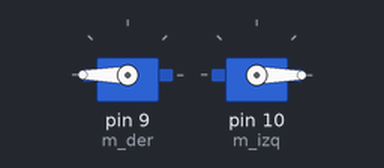
Recording of a sketch running on a simulated Arduino Uno, built with avr-gcc and run on an emulated ATmega328P. Shown: 2 × servo.

Above: at 0.05 s.
At 3.1 s:
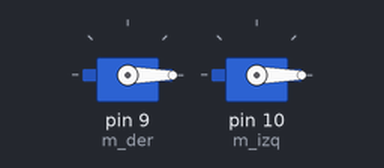
At 6.2 s:
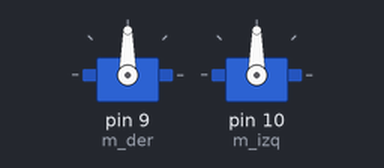
Timing chart, 0 to 8.1 s (numbered marks = the images above):
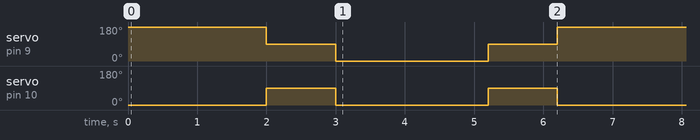

The sketch:

Servo_test.ino
```cpp
#include <Servo.h>

Servo m_der;
Servo m_izq;

int m1=0;
int mi=0;
int md=0;

void setup() {
  m_der.attach(9);
  m_izq.attach(10);
}

void loop() {
  moverse(1,1);
  delay(2000);
  moverse(0,0);
  delay(1000);
  moverse(1,-1);
  delay(2200);
  moverse(0,0);
  delay(1000);

}

int moverse(int vi, int vd){
  switch(vi){
    case 1:mi=0;break;
    case 0:mi=90;break;
    case -1:mi=180;break;
  }
  switch(vd){
    case 1:md=180;break;
    case 0:md=90;break;
    case -1:md=0;break;
  }

  m_izq.write(mi);
  m_der.write(md);
}
```

Measured:
- by itself, servo on pin 9 (m_der): repeats every 6.2 s: 0° 2.2 s, 90° 1.0 s, 180° 2.0 s, 90° 1.0 s
- by itself, servo on pin 10 (m_izq): alternates 90° for 1.0 s and 0° for 2.2 s
